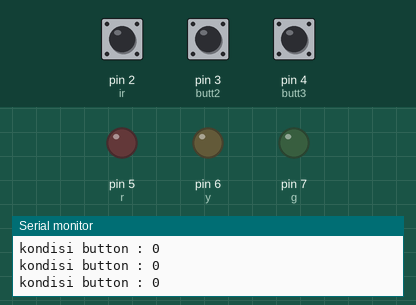
A sketch run on a simulated Arduino Uno, built with avr-gcc and run on an emulated ATmega328P. Shown: output pins drawn as LEDs (lit = HIGH), the last lines printed to the serial monitor. Dashed ring = blinking. The inputs (shaded band) are chosen by the test bench; at power-on: pin 2 (ir) LOW, pin 3 (butt2) LOW, pin 4 (butt3) LOW.

Above: at 1.2 s.
1.3 s: pin 2 (ir) driven HIGH
At 1.82 s:
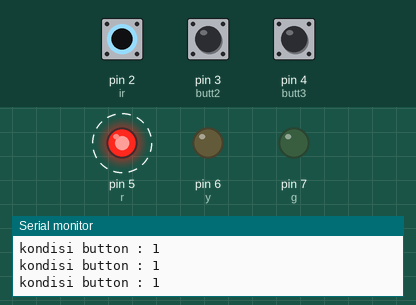
4.3 s: pin 2 (ir) driven LOW
At 4.8 s:
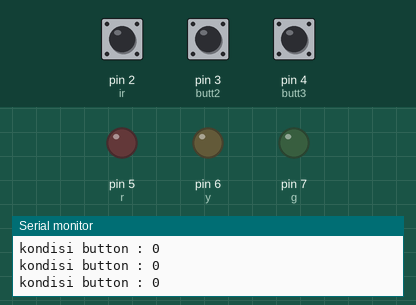
7.3 s: pin 2 (ir) pulsed HIGH 5 times (0.12 s each, 0.3 s apart)
At 9.6 s:
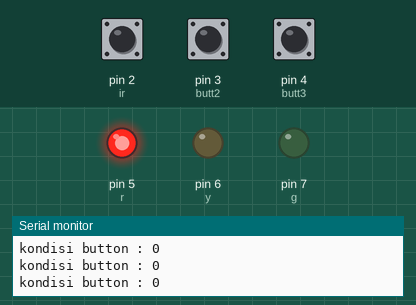
Timing chart, 0 to 11.1 s (numbered marks = the images above; inputs shaded):
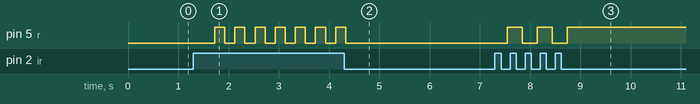

The sketch:

1.INFRARED_LED.ino
```cpp
//Inisialisasi pembuatan variable
//BUTTON
int ir = 2;
int butt2 = 3;
int butt3 = 4;
int kunci1 = 0;
int kunci2 = 0;
int kunci3 = 0;

//LED
int r=5;
int y=6;
int g=7;
int x=1000;


void setup() {
//SERIAL SETTING PIN
 Serial.begin(9600);
 pinMode(r,OUTPUT);
 pinMode(y,OUTPUT);
 pinMode(g,OUTPUT);
 pinMode(ir,INPUT);
 pinMode(butt2,INPUT);
 pinMode(butt3,INPUT);
 }

void loop() {
   //prgram yang akan dijalankan berulang ulang
   //BACA DATA
   int kondisi = 0;
   kondisi = digitalRead (ir);
   int kondisi2 = digitalRead (butt2);
   int kondisi3 = digitalRead (butt3);
   //SERIAL PRINT
   Serial.print("kondisi button : ");
   Serial.println(kondisi);

   //LOGIKA

   //START BUTTON 1
   if(kondisi ==1 && kunci1 ==0){delay (200);digitalWrite(r, LOW);kunci1=1;} else if(kondisi ==1 && kunci1 ==1){delay (200);digitalWrite(r, HIGH);kunci1=0;}
   //STOP BUTTON 1


}
```

Measured:
- after the input at 1.3 s, pin 5 (r): alternates HIGH for 0.20 s and LOW for 0.20 s, starting after 0.43 s
- after the input at 4.3 s, pin 5 (r): goes on until 4.3 s, then stays LOW
- after the input at 7.3 s, pin 5 (r): alternates HIGH for 0.30 s and LOW for 0.30 s, 5 changes in all, then stays HIGH, starting after 0.24 s
